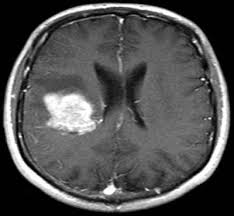
%> input picture 2.jpeg, 234 x 216 px, given in place of 1.jpeg, which was not available
$ octave task5.m   (GNU Octave 9; MATLAB toolbox functions it lacks are replaced by stand-ins)
%> lines starting %> are read from the running program, lines starting %| are printed output that depends on the picture; pictures that were not available may be replaced by others from this repository, and a replacement may not be noted
% ECE3005 Digital Image Processing
% Task 5: Medical Image Enhancement Using BBHE Processing
%Date:03.04.2021
tic,
clear all;
close all;
clc;
%%% Start
PSNR_Value=zeros(1,5);
MSE_Value=zeros(1,5);
results='For the 5 images:';
for i=1:3
%%% Importing image and pre-processing
imname=sprintf('%d.jpeg',i); %importing image
 I = imread(imname);
%> I is the input picture: size 216x234x3 uint8; min 0, max 255, mean 81
 try
 im = rgb2gray(I); %converting to grayscale image
 catch
 im = I; %taking the image directly if already in grayscale
 end
 bbhe_im=BBHE(im); %Getting BBHE of image
%%% Displaying Output
figure
 s=sprintf('Original Image: p%d',i);
 subplot(2,2,1); imshow(im), title(s); %Displaing input image
 subplot(2,2,3); imshow(bbhe_im), title('BBHE Colored Image'); %Displaying BBHE output
 subplot(2,2,2); imhist(im); %Displaying histogram of input image
 subplot(2,2,4); imhist(bbhe_im) %Displaying histogram of BBHE colored image
 [PSNR_Value(i+1), MSE_Value(i+1)]=psnr((bbhe_im),(im));
 %Calculating PSNR and MSE
 s=sprintf('\np%d: PSNR value is %f and MSE value is %f',i,PSNR_Value(i+1), MSE_Value(i+1));
 results=strcat(results,s);
end
%%% Displaying Results
s=sprintf('\n\nAverage PSNR value is %f\nAverage MSE value is %f',mean(PSNR_Value), mean(MSE_Value));
results=strcat(results,s);
msgbox(results,'Results','help');
toc,
%%% BBHE function definition
function equalized_img = BBHE(x)
sz = size(x); %Finding dimentions of image
%> sz = [216 234]
xmean = round(mean(x(:))); %Finding mean pixel value
%> xmean = 81
%%% Histogram Equalisation
h_l = zeros(256,1);
h_u = zeros(256,1);
for i = 1:sz(1) %%Iteating over all rows and columns
 for j = 1:sz(2)
 g_val = x(i,j); %Store pixel intensity at (i,j)
 if(g_val<=xmean) %Dividing image based on pixel intensity
 h_l(g_val+1) = h_l(g_val+1) + 1; %for values below mean
 else
 h_u(g_val+1) = h_u(g_val+1) + 1; %for values above mean
 end
 end
end
%> after the loop, h_l = 256 values, max 8434 at index 2, min 0 at index 83, mean 93.13; h_u = 256 values, max 776 at index 100, min 0 at index 1, mean 104.3
nh_l = zeros(256,1);
nh_u = zeros(256,1);
% Normalised histogram
nh_l = h_l/sum(h_l); %Normalised histogram for <mean image
%> nh_l = 256 values, max 0.354 at index 2, min 0 at index 83, mean 0.00391
nh_u = h_u/sum(h_u); %Normalised histogram for >mean image
%> nh_u = 256 values, max 0.0291 at index 100, min 0 at index 1, mean 0.00391
%%% Calculating CDF
hist_l_cdf = double(zeros(256,1));
hist_u_cdf = double(zeros(256,1));
hist_l_cdf(1) = nh_l(1); %Initialising first element for <mean image cdf
hist_u_cdf(1) = nh_u(1); %Initialising first element for >mean image cdf
for k = 2:256 %Generating CDF for images
 hist_l_cdf(k) = hist_l_cdf(k-1) + nh_l(k);
 hist_u_cdf(k) = hist_u_cdf(k-1) + nh_u(k);
end
%> after the loop, hist_l_cdf = 256 values from 0.0555 to 1; hist_u_cdf = 256 values from 0 to 1
%%% Image Remapping
equalized_img = zeros(sz);
range_l = [0 xmean]; %Defining range for <mean image
%> range_l = [0 81]
range_u = [(xmean+1) 255]; %Defining range for >mean image
%> range_u = [82 255]
for i =1:sz(1)
 for j =1:sz(2)
 g_val = x(i,j); %Strong pixel intensity
 if(g_val<=xmean)
 equalized_img(i,j) = range_l(1) + round(((range_l(2)-range_l(1))*hist_l_cdf(g_val+1)));
 %Remapping pixels with values less than mean
 else
 equalized_img(i,j) = range_u(1) + round(((range_u(2)-range_u(1))*hist_u_cdf(g_val+1)));
 %Remapping pixels with values greater than mean
 end
 end
end
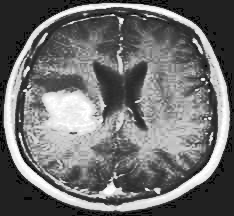
%> equalized_img: size 216x234 double; min 4, max 255, mean 111.4
equalized_img=uint8(equalized_img); %Convering image to uint8 form
%> equalized_img: size 216x234 uint8
%> `imhist(bbhe_im)`:
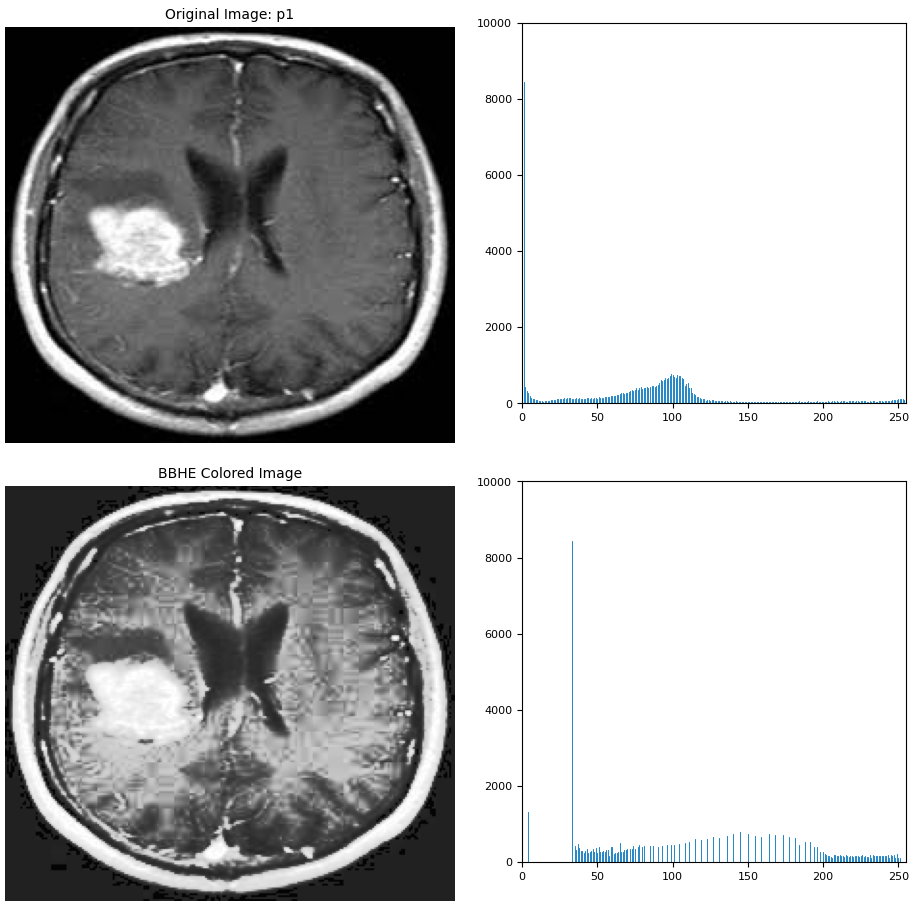
%> figure redrawn from the program's plot data, 4 panels
%> pass 3 of the loop `for i=1:3`:
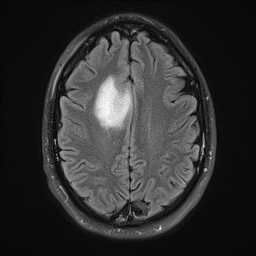
%> input picture 3.jpeg, 256 x 256 px
%> I is the input picture: size 256x256x3 uint8; min 7, max 255, mean 47.8
%> im: size 256x256 uint8
%> xmean = 48
%> after the loop in BBHE (call 3), `for i = 1:sz(1)`: h_l = 256 values, max 8907 at index 12, min 0 at index 1, mean 156.7; h_u = 256 values, max 574 at index 90, min 0 at index 1, mean 99.3
%> nh_l = 256 values, max 0.222 at index 12, min 0 at index 1, mean 0.00391
%> nh_u = 256 values, max 0.0226 at index 90, min 0 at index 1, mean 0.00391
%> after the loop in BBHE (call 3), `for k = 2:256`: hist_l_cdf = 256 values from 0 to 1
%> range_l = [0 48]
%> range_u = [49 255]
%> after the loop in BBHE (call 3), `for i =1:sz(1)`:
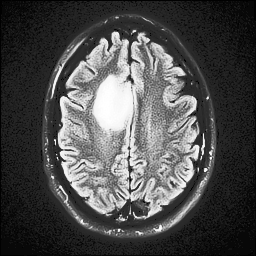
%> equalized_img: size 256x256 double; min 0, max 255, mean 76.1
%> `imhist(bbhe_im)`:
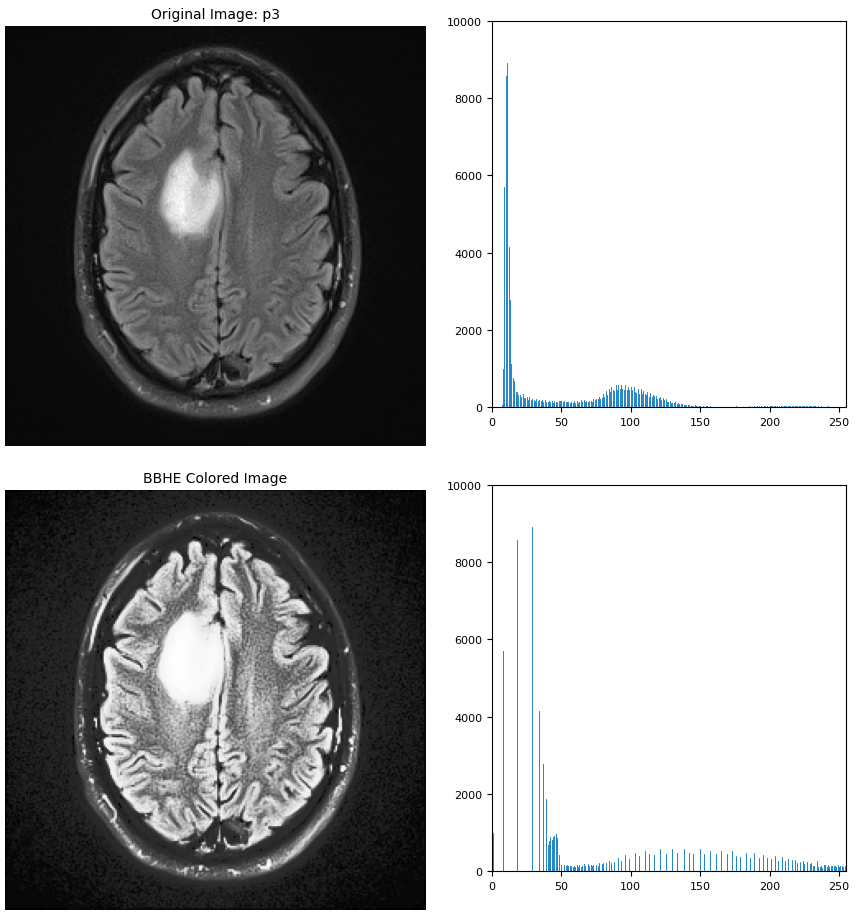
%> figure redrawn from the program's plot data, 4 panels
end
%%% Algorithm
%Step 1. Convert input rgb image to gray
%Step 2. Find mean of intensity values of all pixels of image
%Step 3. Do Histogram Equalisation of Pixels with value<=mean and value>mean seperately
%Step 4. Normalise both histograms
%Step 5. Use normalised histograms to find cumulative density functions of 2 seperate images
%Step 6. Using the 2 CDF reconstuct image
%Step 7. Find PSNR and MSE of resultant image
%%% Conclusion
%In this experiment 5 MRIs of brains were taken
%BBHE was run for all images and the corresponding PSNR and MSE was calculated
%The average PSNR was found to be 15.196376
%The average MSE was found to be 5.156204
